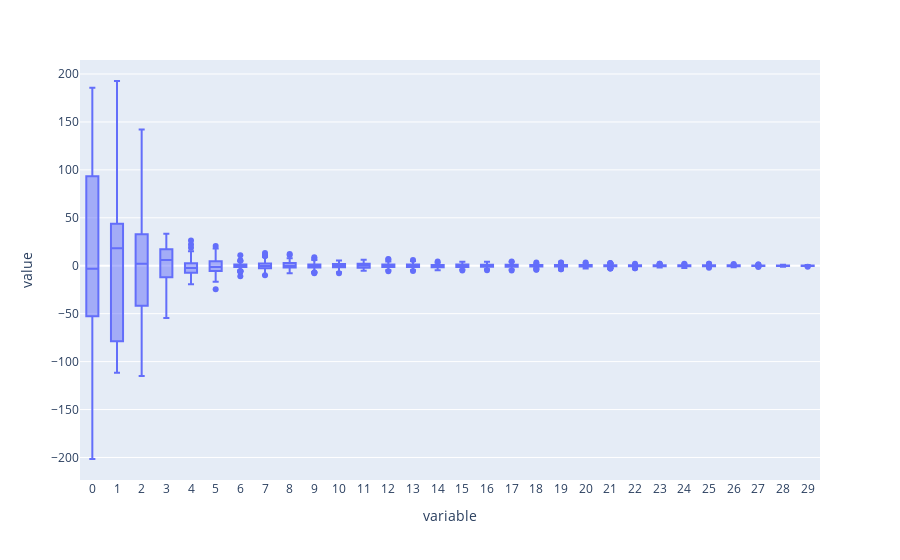
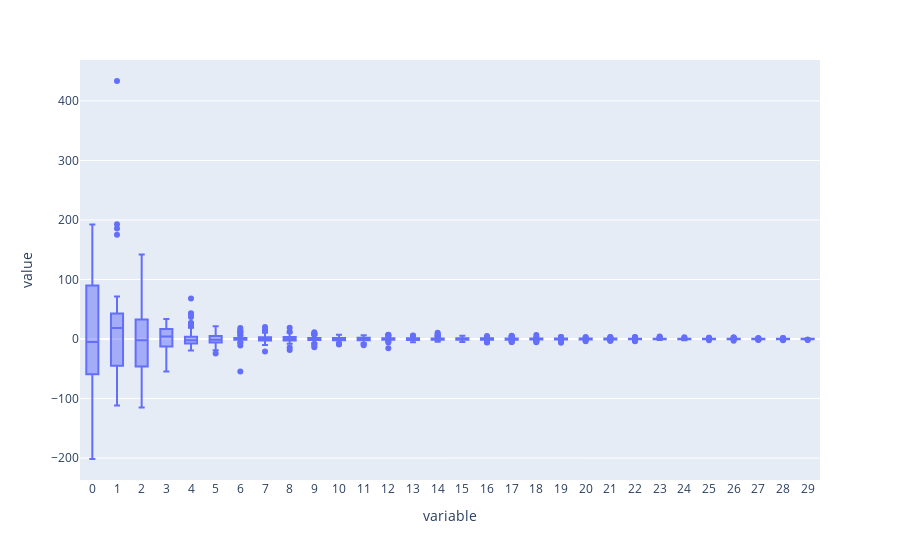

The notebook cell saved with these charts, in order:
### Markdown cell above
after filtering away outliers of 3 standard deviations away. 145 rows remain in the dataframe.

### Code cell
fig1 = px.box(df_filterd[df_values.columns])
fig2 = px.box(df_values)
print("Filterd")
fig1.show()
print("Unfilterd")
fig2.show()

### Figure 1 — Plotly figure (JSON) as saved in the notebook; plotly's stock layout.template omitted (floating-point values rounded to 4 significant figures; data arrays with more than 128 entries replaced by an {"elided": "..."} marker saying what was removed)
{"data": [{"alignmentgroup": "True", "hovertemplate": "variable=%{x}<br>value=%{y}<extra></extra>", "legendgroup": "", "marker": {"color": "#636efa"}, "name": "", "notched": false, "offsetgroup": "", "orientation": "v", "showlegend": false, "type": "box", "x": {"elided": "4350 str values"}, "x0": " ", "xaxis": "x", "y": {"elided": "4350 float values"}, "y0": " ", "yaxis": "y"}], "layout": {"boxmode": "group", "legend": {"tracegroupgap": 0}, "margin": {"t": 60}, "xaxis": {"anchor": "y", "domain": [0, 1], "title": {"text": "variable"}}, "yaxis": {"anchor": "x", "domain": [0, 1], "title": {"text": "value"}}}}

### Figure 2 — Plotly figure (JSON) as saved in the notebook; plotly's stock layout.template omitted (floating-point values rounded to 4 significant figures; data arrays with more than 128 entries replaced by an {"elided": "..."} marker saying what was removed)
{"data": [{"alignmentgroup": "True", "hovertemplate": "variable=%{x}<br>value=%{y}<extra></extra>", "legendgroup": "", "marker": {"color": "#636efa"}, "name": "", "notched": false, "offsetgroup": "", "orientation": "v", "showlegend": false, "type": "box", "x": {"elided": "4950 str values"}, "x0": " ", "xaxis": "x", "y": {"elided": "4950 float values"}, "y0": " ", "yaxis": "y"}], "layout": {"boxmode": "group", "legend": {"tracegroupgap": 0}, "margin": {"t": 60}, "xaxis": {"anchor": "y", "domain": [0, 1], "title": {"text": "variable"}}, "yaxis": {"anchor": "x", "domain": [0, 1], "title": {"text": "value"}}}}
